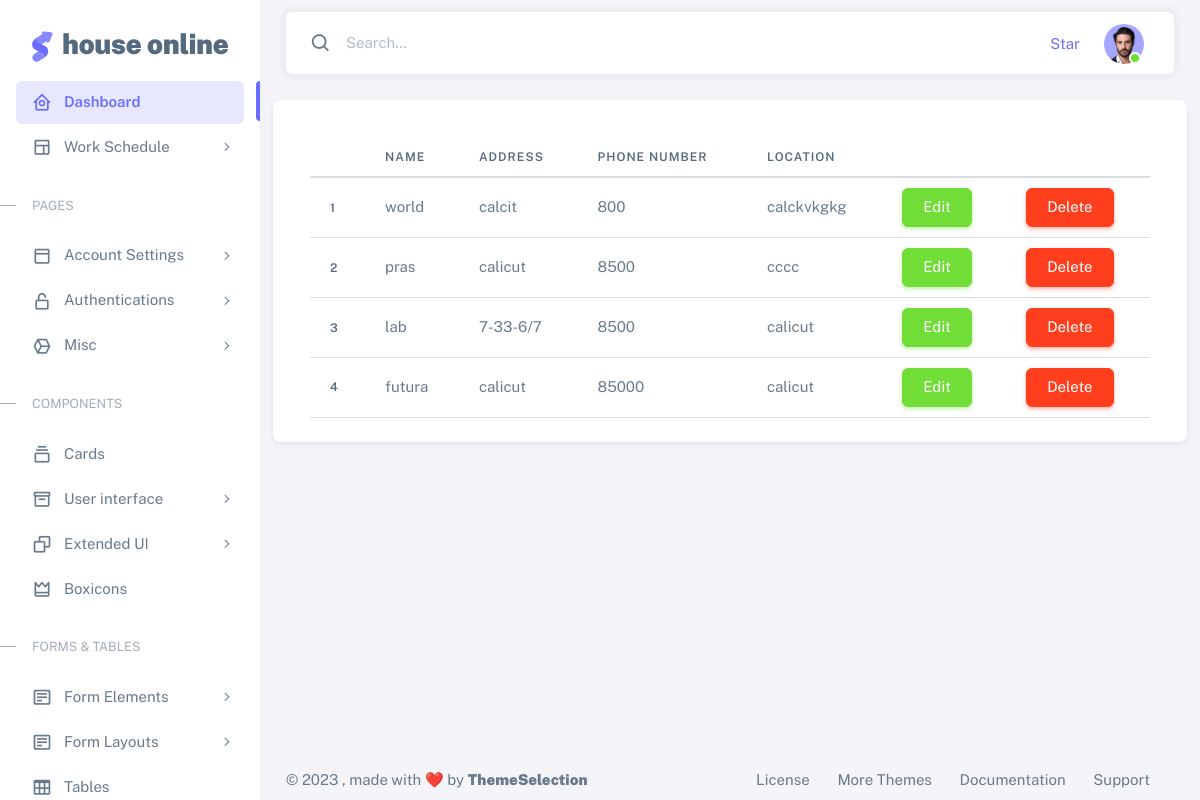
/Customer_view (signed in), run on the app's committed database.
### app1/models.py (models this page shows, shortened)
class Customer(models.Model):
    user = models.ForeignKey(Login, on_delete=models.CASCADE,null=True,blank=True)
    name = models.CharField(max_length=30,unique=True,null=True)
    address = models.TextField()
    phone_number = models.IntegerField()
    location = models.TextField()

### app1/views.py (the view)
# urls.py: path('Customer_view', views.Customer_view, name='Customer_view'),
@login_required(login_url='login_view')
def Customer_view(request):
    obj = Customer.objects.all()
    return render(request, 'admintemp/Customer_view.html', {'obj': obj})

### templates/admintemp/Customer_view.html (shortened to what this page needs)
{% extends 'admintemp/index.html'%}
{% load crispy_forms_tags %}
{%  block content %}
<div class="card" style="width: 70rem;">
  <div class="card-body">
        <table class ='table'>
            <thead>
            <tr>
                <th scope="col"></th>
                <th>NAME</th>
                <th>ADDRESS</th>
                <th>PHONE NUMBER</th>
                <th>LOCATION</th>
            </tr>
            </thead>
            <tbody>
            {% for i in obj %}
            <tr>
                <th scope="row">{{forloop.counter}}</th>
                <td>{{i.name}}</td>
                <td>{{i.address}}</td>
                <td>{{i.phone_number}}</td>
                <td>{{i.location}}</td>
                <td><a href="{% url 'Customer_edit_views' i.id %}" class="btn btn-success" tabindex="-1" role="button" aria-disabled="true">Edit</a></td>
                <td><a href="{% url 'Customer_delete_views' i.id %}" class="btn btn-danger" tabindex="-1" role="button" aria-disabled="true">Delete</a></td>
            </tr>
            {% endfor %}
            </tbody>
        </table>
        </div>
</div>
{% endblock %}

### data on the page
Customer: name "world", address "calcit", phone_number "800", location "calckvkgkg"
Customer: name "pras", address "calicut", phone_number "8500", location "cccc"
Customer: name "lab", address "7-33-6/7", phone_number "8500", location "calicut"
Customer: name "futura", address "calicut", phone_number "85000", location "calicut"
